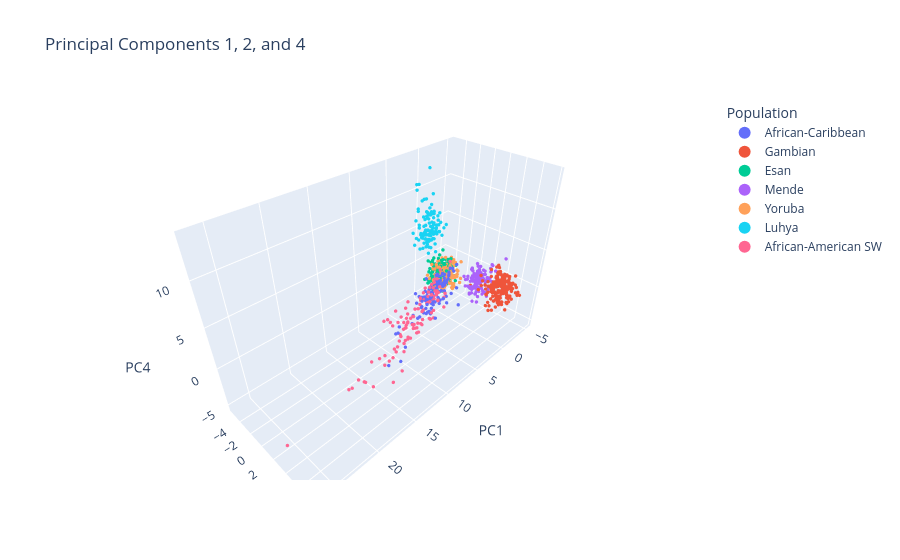

Source (notebook cell):
### Code cell
import plotly.express as px

fig = px.scatter_3d(pca_data, x='PC1', y='PC2', z='PC4', 
                    color='pop_full', labels={'pop_full':'Population'}, 
                    title='Principal Components 1, 2, and 4')
fig.update_traces(marker=dict(size=2))
fig.update_layout(legend=dict(itemsizing='constant'))
fig.show()
